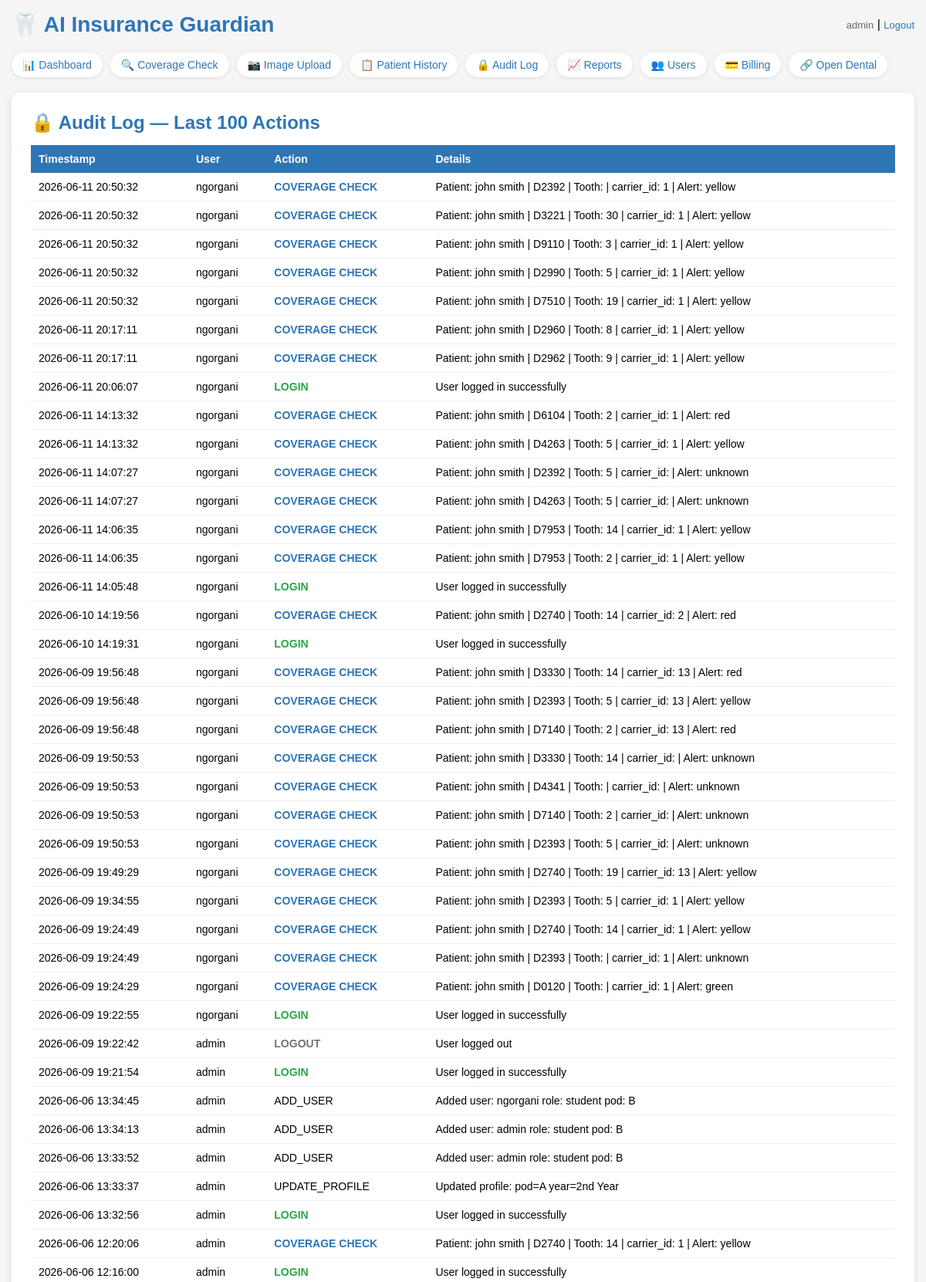
The app's page /audit (signed in, upper part) with its own data.
### tables this page shows
CREATE TABLE users (
            id INTEGER PRIMARY KEY,
            username TEXT UNIQUE NOT NULL,
            password TEXT NOT NULL,
            role TEXT DEFAULT 'staff'
        , pod TEXT DEFAULT NULL, year_level TEXT DEFAULT NULL, full_name TEXT DEFAULT NULL);

CREATE TABLE audit_log (id INTEGER PRIMARY KEY, username TEXT, action TEXT, details TEXT, timestamp TEXT);

### app.py (the view)
@app.route("/audit")
@login_required
def audit():
    conn = get_db()
    cursor = conn.cursor()
    cursor.execute("SELECT * FROM audit_log ORDER BY timestamp DESC LIMIT 100")
    records = cursor.fetchall()
    conn.close()
    return render_template("audit.html", records=records)

### app.py (called while the page is built)
def get_db():
    conn = sqlite3.connect("insurance_guardian.db")
    conn.row_factory = sqlite3.Row
    return conn

@login_manager.user_loader
def load_user(user_id):
    conn = get_db()
    cursor = conn.cursor()
    cursor.execute("SELECT id, username, role, pod, year_level, full_name FROM users WHERE id = ?", (user_id,))
    row = cursor.fetchone()
    conn.close()
    if row:
        return User(row[0], row[1], row[2], row[3], row[4], row[5])
    return None

### templates/audit.html (shortened to what this page needs)
<!DOCTYPE html>
<html>
<head>
</head>
<body>
    <div class="header">
        <h1>🦷 AI Insurance Guardian</h1>
        <div>
            <span class="user-info">{{ current_user.username }}</span> |
            <a href="/logout" class="logout">Logout</a>
        </div>
    </div>
    <div class="nav">
        <a href="/dashboard" class="active">📊 Dashboard</a>
        <a href="/">🔍 Coverage Check</a>
        <a href="/upload">📷 Image Upload</a>
        <a href="/history">📋 Patient History</a>
        <a href="/audit">🔒 Audit Log</a>
        <a href="/reports">📈 Reports</a>
        <a href="/users">👥 Users</a>
        <a href="/billing">💳 Billing</a>
        <a href="/opendental">🔗 Open Dental</a>
    </div>
    <div class="results-box">
        <h2>🔒 Audit Log — Last 100 Actions</h2>
        <table>
            <tr>
                <th>Timestamp</th>
                <th>User</th>
                <th>Action</th>
                <th>Details</th>
            </tr>
            {% for record in records %}
            <tr>
                <td>{{ record[4] }}</td>
                <td>{{ record[1] }}</td>
                <td>
                    {% if record[2] == 'LOGIN' %}<span class="action-login">LOGIN</span>
                    {% elif record[2] == 'LOGOUT' %}<span class="action-logout">LOGOUT</span>
                    {% elif record[2] == 'COVERAGE_CHECK' %}<span class="action-check">COVERAGE CHECK</span>
                    {% elif record[2] == 'FAILED_LOGIN' %}<span class="action-failed">FAILED LOGIN</span>
                    {% else %}{{ record[2] }}{% endif %}
                </td>
                <td>{{ record[3] }}</td>
            </tr>
            {% endfor %}
        </table>
    </div>
</body>
</html>

### templates/audit.html (style rules this page uses)
* { box-sizing: border-box; margin: 0; padding: 0; }
body { font-family: Arial, sans-serif; background-color: #f5f5f5; padding: 15px; }
.header { display: flex; justify-content: space-between; align-items: center; margin-bottom: 20px; flex-wrap: wrap; gap: 10px; }
h1 { color: #2E75B6; font-size: clamp(20px, 4vw, 28px); }
.nav { display: flex; flex-wrap: wrap; gap: 10px; margin-bottom: 20px; }
.nav a { color: #2E75B6; text-decoration: none; font-size: 14px; background: white; padding: 8px 14px; border-radius: 20px; box-shadow: 0 1px 4px rgba(0,0,0,0.1); }
.user-info { color: #666; font-size: 13px; }
.logout { color: #2E75B6; text-decoration: none; font-size: 13px; }
.results-box { background: white; padding: 25px; border-radius: 10px; box-shadow: 0 2px 10px rgba(0,0,0,0.1); }
.results-box h2 { color: #2E75B6; margin-bottom: 15px; }
table { width: 100%; border-collapse: collapse; font-size: 14px; }
th { background: #2E75B6; color: white; padding: 10px; text-align: left; }
td { padding: 10px; border-bottom: 1px solid #eee; }
.action-login { color: #28a745; font-weight: bold; }
.action-logout { color: #6c757d; font-weight: bold; }
.action-check { color: #2E75B6; font-weight: bold; }

### records on screen
users: username "admin"
audit_log: timestamp "2026-06-11 20:50:32", username "ngorgani", action "COVERAGE CHECK", details "Patient: john smith | D2392 | Tooth: | carrier_id: 1 | Alert: yellow"
audit_log: timestamp "2026-06-11 20:50:32", username "ngorgani", action "COVERAGE CHECK", details "Patient: john smith | D3221 | Tooth: 30 | carrier_id: 1 | Alert: yellow"
audit_log: timestamp "2026-06-11 20:50:32", username "ngorgani", action "COVERAGE CHECK", details "Patient: john smith | D9110 | Tooth: 3 | carrier_id: 1 | Alert: yellow"
audit_log: timestamp "2026-06-11 20:50:32", username "ngorgani", action "COVERAGE CHECK", details "Patient: john smith | D2990 | Tooth: 5 | carrier_id: 1 | Alert: yellow"
audit_log: timestamp "2026-06-11 20:50:32", username "ngorgani", action "COVERAGE CHECK", details "Patient: john smith | D7510 | Tooth: 19 | carrier_id: 1 | Alert: yellow"
audit_log: timestamp "2026-06-11 20:17:11", username "ngorgani", action "COVERAGE CHECK", details "Patient: john smith | D2960 | Tooth: 8 | carrier_id: 1 | Alert: yellow"
audit_log: timestamp "2026-06-11 20:17:11", username "ngorgani", action "COVERAGE CHECK", details "Patient: john smith | D2962 | Tooth: 9 | carrier_id: 1 | Alert: yellow"
audit_log: timestamp "2026-06-11 20:06:07", username "ngorgani", action "LOGIN", details "User logged in successfully"
audit_log: timestamp "2026-06-11 14:13:32", username "ngorgani", action "COVERAGE CHECK", details "Patient: john smith | D6104 | Tooth: 2 | carrier_id: 1 | Alert: red"
audit_log: timestamp "2026-06-11 14:13:32", username "ngorgani", action "COVERAGE CHECK", details "Patient: john smith | D4263 | Tooth: 5 | carrier_id: 1 | Alert: yellow"
audit_log: timestamp "2026-06-11 14:07:27", username "ngorgani", action "COVERAGE CHECK", details "Patient: john smith | D2392 | Tooth: 5 | carrier_id: | Alert: unknown"
audit_log: timestamp "2026-06-11 14:07:27", username "ngorgani", action "COVERAGE CHECK", details "Patient: john smith | D4263 | Tooth: 5 | carrier_id: | Alert: unknown"
audit_log: timestamp "2026-06-11 14:06:35", username "ngorgani", action "COVERAGE CHECK", details "Patient: john smith | D7953 | Tooth: 14 | carrier_id: 1 | Alert: yellow"
audit_log: timestamp "2026-06-11 14:06:35", username "ngorgani", action "COVERAGE CHECK", details "Patient: john smith | D7953 | Tooth: 2 | carrier_id: 1 | Alert: yellow"
audit_log: timestamp "2026-06-11 14:05:48", username "ngorgani", action "LOGIN", details "User logged in successfully"
audit_log: timestamp "2026-06-10 14:19:56", username "ngorgani", action "COVERAGE CHECK", details "Patient: john smith | D2740 | Tooth: 14 | carrier_id: 2 | Alert: red"
audit_log: timestamp "2026-06-10 14:19:31", username "ngorgani", action "LOGIN", details "User logged in successfully"
audit_log: timestamp "2026-06-09 19:56:48", username "ngorgani", action "COVERAGE CHECK", details "Patient: john smith | D3330 | Tooth: 14 | carrier_id: 13 | Alert: red"
audit_log: timestamp "2026-06-09 19:56:48", username "ngorgani", action "COVERAGE CHECK", details "Patient: john smith | D2393 | Tooth: 5 | carrier_id: 13 | Alert: yellow"
audit_log: timestamp "2026-06-09 19:56:48", username "ngorgani", action "COVERAGE CHECK", details "Patient: john smith | D7140 | Tooth: 2 | carrier_id: 13 | Alert: red"
audit_log: timestamp "2026-06-09 19:50:53", username "ngorgani", action "COVERAGE CHECK", details "Patient: john smith | D3330 | Tooth: 14 | carrier_id: | Alert: unknown"
audit_log: timestamp "2026-06-09 19:50:53", username "ngorgani", action "COVERAGE CHECK", details "Patient: john smith | D4341 | Tooth: | carrier_id: | Alert: unknown"
audit_log: timestamp "2026-06-09 19:50:53", username "ngorgani", action "COVERAGE CHECK", details "Patient: john smith | D7140 | Tooth: 2 | carrier_id: | Alert: unknown"
audit_log: timestamp "2026-06-09 19:50:53", username "ngorgani", action "COVERAGE CHECK", details "Patient: john smith | D2393 | Tooth: 5 | carrier_id: | Alert: unknown"
audit_log: timestamp "2026-06-09 19:49:29", username "ngorgani", action "COVERAGE CHECK", details "Patient: john smith | D2740 | Tooth: 19 | carrier_id: 13 | Alert: yellow"
audit_log: timestamp "2026-06-09 19:34:55", username "ngorgani", action "COVERAGE CHECK", details "Patient: john smith | D2393 | Tooth: 5 | carrier_id: 1 | Alert: yellow"
audit_log: timestamp "2026-06-09 19:24:49", username "ngorgani", action "COVERAGE CHECK", details "Patient: john smith | D2740 | Tooth: 14 | carrier_id: 1 | Alert: yellow"
audit_log: timestamp "2026-06-09 19:24:49", username "ngorgani", action "COVERAGE CHECK", details "Patient: john smith | D2393 | Tooth: | carrier_id: 1 | Alert: unknown"
audit_log: timestamp "2026-06-09 19:24:29", username "ngorgani", action "COVERAGE CHECK", details "Patient: john smith | D0120 | Tooth: | carrier_id: 1 | Alert: green"
audit_log: timestamp "2026-06-09 19:22:55", username "ngorgani", action "LOGIN", details "User logged in successfully"
audit_log: timestamp "2026-06-09 19:22:42", username "admin", action "LOGOUT", details "User logged out"
audit_log: timestamp "2026-06-09 19:21:54", username "admin", action "LOGIN", details "User logged in successfully"
audit_log: timestamp "2026-06-06 13:34:45", username "admin", action "ADD_USER", details "Added user: ngorgani role: student pod: B"
audit_log: timestamp "2026-06-06 13:34:13", username "admin", action "ADD_USER", details "Added user: admin role: student pod: B"
audit_log: timestamp "2026-06-06 13:33:52", username "admin", action "ADD_USER", details "Added user: admin role: student pod: B"
audit_log: timestamp "2026-06-06 13:33:37", username "admin", action "UPDATE_PROFILE", details "Updated profile: pod=A year=2nd Year"
audit_log: timestamp "2026-06-06 13:32:56", username "admin", action "LOGIN", details "User logged in successfully"
audit_log: timestamp "2026-06-06 12:20:06", username "admin", action "COVERAGE CHECK", details "Patient: john smith | D2740 | Tooth: 14 | carrier_id: 1 | Alert: yellow"
audit_log: timestamp "2026-06-06 12:16:00", username "admin", action "LOGIN", details "User logged in successfully"
